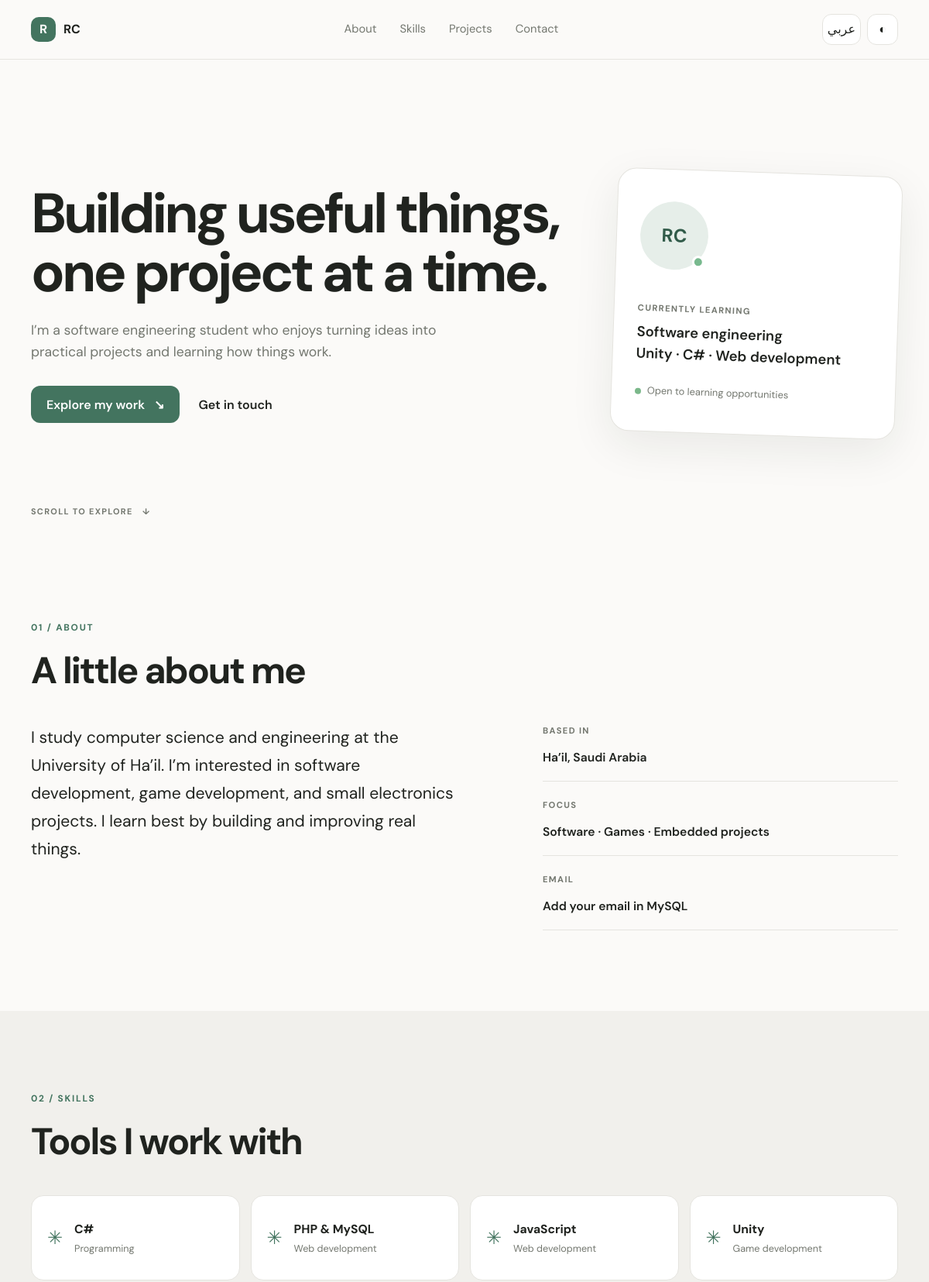
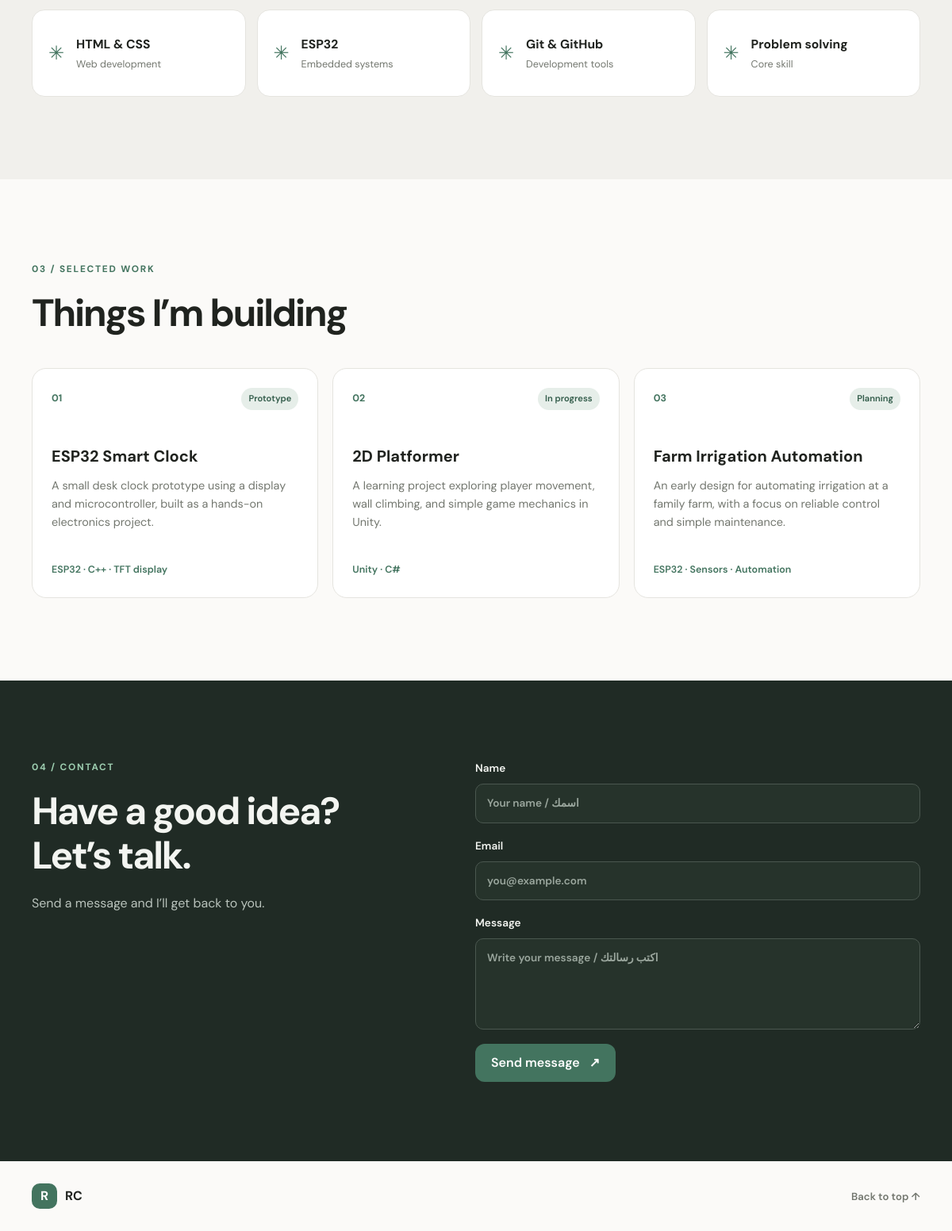
The page / on the database its author committed (2 pictures, top to bottom).
### tables this page shows
CREATE TABLE IF NOT EXISTS profile (
  id TINYINT UNSIGNED PRIMARY KEY,
  name_en VARCHAR(120) NOT NULL,
  headline_en VARCHAR(255) NOT NULL,
  headline_ar VARCHAR(255) NOT NULL,
  intro_en TEXT NOT NULL,
  intro_ar TEXT NOT NULL,
  about_en TEXT NOT NULL,
  about_ar TEXT NOT NULL,
  location_en VARCHAR(120) NOT NULL,
  location_ar VARCHAR(120) NOT NULL,
  focus_en VARCHAR(180) NOT NULL,
  focus_ar VARCHAR(180) NOT NULL,
  email VARCHAR(190) NULL
);

CREATE TABLE IF NOT EXISTS skills (
  id INT UNSIGNED AUTO_INCREMENT PRIMARY KEY,
  name_en VARCHAR(100) NOT NULL UNIQUE,
  name_ar VARCHAR(100) NOT NULL,
  category_en VARCHAR(100) NOT NULL,
  category_ar VARCHAR(100) NOT NULL,
  sort_order INT NOT NULL DEFAULT 0
);

CREATE TABLE IF NOT EXISTS projects (
  id INT UNSIGNED AUTO_INCREMENT PRIMARY KEY,
  title_en VARCHAR(160) NOT NULL UNIQUE,
  title_ar VARCHAR(160) NOT NULL,
  description_en TEXT NOT NULL,
  description_ar TEXT NOT NULL,
  stack VARCHAR(255) NOT NULL,
  status_en VARCHAR(80) NOT NULL,
  status_ar VARCHAR(80) NOT NULL,
  project_url VARCHAR(500) NULL,
  sort_order INT NOT NULL DEFAULT 0
);

### index.php (the view, shortened to what this page needs)
<?php
require __DIR__ . '/db.php';
$profile = $pdo->query('SELECT * FROM profile WHERE id = 1')->fetch();
$skills = $pdo->query('SELECT name_en, name_ar, category_en, category_ar FROM skills ORDER BY sort_order, id')->fetchAll();
$projects = $pdo->query('SELECT title_en, title_ar, description_en, description_ar, stack, status_en, status_ar, project_url FROM projects ORDER BY sort_order, id')->fetchAll();
function e(?string $value): string {
    return htmlspecialchars($value ?? '', ENT_QUOTES | ENT_SUBSTITUTE, 'UTF-8');
}
?>
<!doctype html>
<html lang="en" dir="ltr">
<head>
    <link rel="stylesheet" href="assets/style.css">
</head>
<body>
<header class="site-header">
    <nav class="nav wrap" aria-label="Main navigation">
        <a class="brand" href="#home"><span class="brand-mark">R</span><span><?= e($profile['name_en']) ?></span></a>
        <div class="nav-links" id="nav-links">
            <a href="#about"><span class="en">About</span><span class="ar">نبذة</span></a>
            <a href="#skills"><span class="en">Skills</span><span class="ar">المهارات</span></a>
            <a href="#projects"><span class="en">Projects</span><span class="ar">المشاريع</span></a>
            <a href="#contact"><span class="en">Contact</span><span class="ar">تواصل</span></a>
        </div>
        <div class="nav-actions">
            <button class="icon-button" id="language-toggle" type="button" aria-label="Switch language">عربي</button>
            <button class="icon-button theme-button" id="theme-toggle" type="button" aria-label="Toggle dark mode">◐</button>
        </div>
    </nav>
</header>
<main>
    <section class="hero wrap" id="home">
        <div class="hero-copy">
            <h1><span class="en"><?= e($profile['headline_en']) ?></span><span class="ar"><?= e($profile['headline_ar']) ?></span></h1>
            <p class="hero-text"><span class="en"><?= e($profile['intro_en']) ?></span><span class="ar"><?= e($profile['intro_ar']) ?></span></p>
            <div class="hero-actions">
                <a class="button primary" href="#projects"><span class="en">Explore my work</span><span class="ar">استكشف أعمالي</span><span aria-hidden="true">↘</span></a>
                <a class="text-link" href="#contact"><span class="en">Get in touch</span><span class="ar">تواصل معي</span></a>
            </div>
        </div>
        <div class="hero-card" aria-label="Introduction card">
            <div class="avatar">RC<span class="avatar-dot"></span></div>
            <p class="card-label"><span class="en">CURRENTLY LEARNING</span><span class="ar">أتعلم حاليًا</span></p>
            <p class="learning"><span class="en">Software engineering<br>Unity · C# · Web development</span><span class="ar">هندسة البرمجيات<br>Unity · C# · تطوير الويب</span></p>
            <div class="availability"><span></span><span class="en">Open to learning opportunities</span><span class="ar">شغوف بالتطوير والتحسين</span></div>
        </div>
        <a class="scroll-hint" href="#about"><span class="en">SCROLL TO EXPLORE</span><span class="ar">مرر للاستكشاف</span><span>↓</span></a>
    </section>
    <section class="section wrap" id="about">
        <div class="section-heading"><p class="eyebrow">01 / <span class="en">ABOUT</span><span class="ar">نبذة</span></p><h2><span class="en">A little about me</span><span class="ar">نبذة عني</span></h2></div>
        <div class="about-grid">
            <p class="about-lead"><span class="en"><?= e($profile['about_en']) ?></span><span class="ar"><?= e($profile['about_ar']) ?></span></p>
            <div class="about-details">
                <div><span class="detail-label"><span class="en">BASED IN</span></span><strong><span class="en"><?= e($profile['location_en']) ?></span></strong></div>
                <div><span class="detail-label"><span class="en">FOCUS</span></span><strong><span class="en"><?= e($profile['focus_en']) ?></span></strong></div>
                <div><span class="detail-label"><span class="en">EMAIL</span><span class="ar">البريد</span></span><strong><?php if (!empty($profile['email'])): ?><?= e($profile['email']) ?><?php else: ?><span class="en">Add your email in MySQL</span><span class="ar">أضف بريدك في قاعدة البيانات</span><?php endif; ?></strong></div>
            </div>
        </div>
    </section>
    <section class="section tinted" id="skills">
        <div class="wrap">
            <div class="section-heading"><p class="eyebrow">02 / <span class="en">SKILLS</span><span class="ar">المهارات</span></p><h2><span class="en">Tools I work with</span><span class="ar">أدوات أستخدمها</span></h2></div>
            <div class="skills-grid">
                <?php foreach ($skills as $skill): ?>
                    <article class="skill-card"><span class="skill-symbol">✳</span><div><h3><span class="en"><?= e($skill['name_en']) ?></span></h3><p><span class="en"><?= e($skill['category_en']) ?></span></p></div></article>
                <?php endforeach; ?>
            </div>
        </div>
    </section>
    <section class="section wrap" id="projects">
        <div class="section-heading"><p class="eyebrow">03 / <span class="en">SELECTED WORK</span></p><h2><span class="en">Things I’m building</span></h2></div>
        <div class="projects-grid">
            <?php foreach ($projects as $index => $project): ?>
                <article class="project-card">
                    <div class="project-top"><span class="project-number">0<?= $index + 1 ?></span><span class="project-status"><span class="en"><?= e($project['status_en']) ?></span><span class="ar"><?= e($project['status_ar']) ?></span></span></div>
                    <h3><span class="en"><?= e($project['title_en']) ?></span><span class="ar"><?= e($project['title_ar']) ?></span></h3>
                    <p class="project-description"><span class="en"><?= e($project['description_en']) ?></span><span class="ar"><?= e($project['description_ar']) ?></span></p>
                    <p class="tech-list"><?= e($project['stack']) ?></p>
                </article>
            <?php endforeach; ?>
        </div>
    </section>
    <section class="section contact-section" id="contact">
        <div class="wrap contact-grid">
            <div><p class="eyebrow">04 / <span class="en">CONTACT</span></p><h2><span class="en">Have a good idea?<br>Let’s talk.</span></h2><p class="contact-intro"><span class="en">Send a message and I’ll get back to you.</span></p></div>
            <form class="contact-form" method="post" action="#contact">
                <label><span class="en">Name</span><span class="ar">الاسم</span><input name="name" type="text" maxlength="120" required autocomplete="name" placeholder="Your name / اسمك"></label>
                <label><span class="en">Email</span><span class="ar">البريد الإلكتروني</span><input name="email" type="email" maxlength="190" required autocomplete="email" placeholder="you@example.com"></label>
                <label><span class="en">Message</span><span class="ar">الرسالة</span><textarea name="message" rows="4" maxlength="5000" required placeholder="Write your message / اكتب رسالتك"></textarea></label>
                <button class="button primary" type="submit"><span class="en">Send message</span><span class="ar">إرسال الرسالة</span><span aria-hidden="true">↗</span></button>
            </form>
        </div>
    </section>
</main>
<footer class="footer wrap"><a class="brand" href="#home"><span class="brand-mark">R</span><span><?= e($profile['name_en']) ?></span></a><p> <span class="en"></span><span class="ar"></span></p><a class="back-top" href="#home"><span class="en">Back to top ↑</span><span class="ar">للأعلى ↑</span></a></footer>
</body>
</html>

### rows shown on the page
profile: name_en "RC", headline_en "Building useful things, one project at a time.", intro_en "I’m a software engineering student who enjoys turning ideas into practical projects and learning how things work.", about_en "I study computer science and engineering at the University of Ha’il. I’m interested in software development, game development, and small electronics projects. I learn best by building and improving real things.", location_en "Ha’il, Saudi Arabia", focus_en "Software · Games · Embedded projects"
skills: name_en "C#", category_en "Programming"
skills: name_en "PHP & MySQL", category_en "Web development"
skills: name_en "JavaScript", category_en "Web development"
skills: name_en "Unity", category_en "Game development"
skills: name_en "HTML & CSS", category_en "Web development"
skills: name_en "ESP32", category_en "Embedded systems"
skills: name_en "Git & GitHub", category_en "Development tools"
skills: name_en "Problem solving", category_en "Core skill"
projects: status_en "Prototype", title_en "ESP32 Smart Clock", description_en "A small desk clock prototype using a display and microcontroller, built as a hands-on electronics project.", stack "ESP32 · C++ · TFT display"
projects: status_en "In progress", title_en "2D Platformer", description_en "A learning project exploring player movement, wall climbing, and simple game mechanics in Unity.", stack "Unity · C#"
projects: status_en "Planning", title_en "Farm Irrigation Automation", description_en "An early design for automating irrigation at a family farm, with a focus on reliable control and simple maintenance.", stack "ESP32 · Sensors · Automation"
